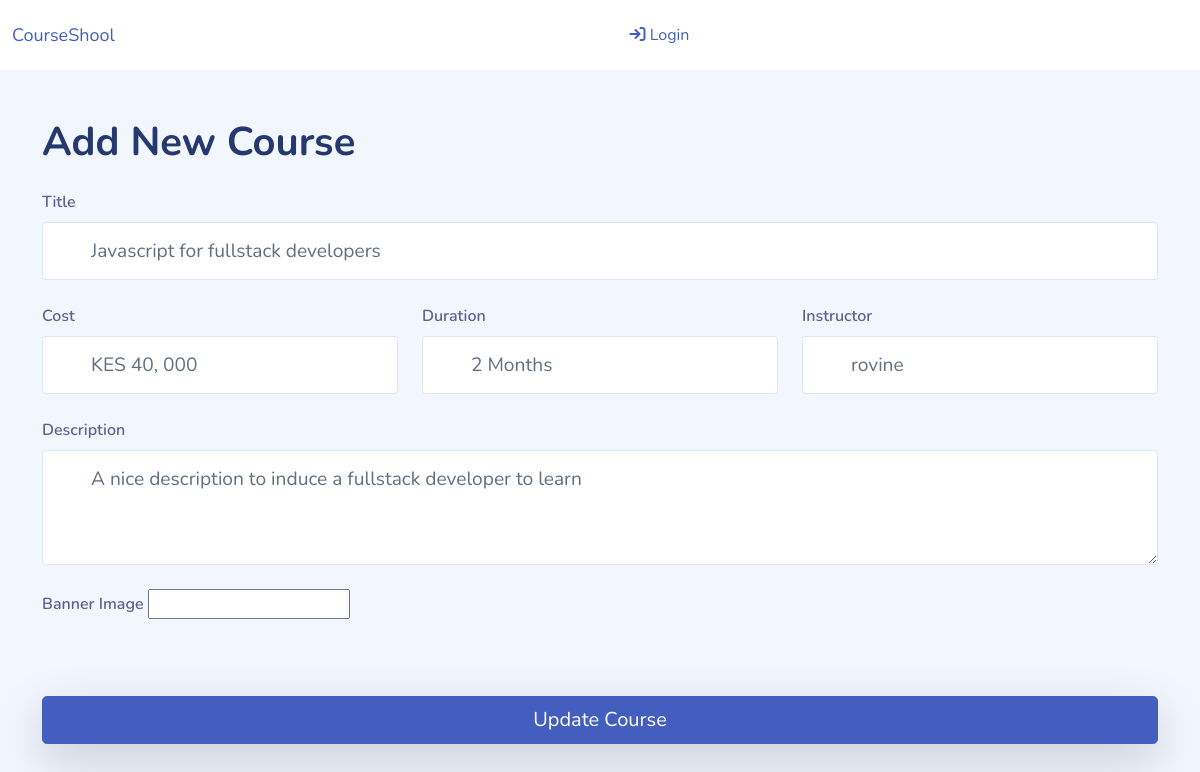
The app's page /myadmin/courses/update/2/, older data.
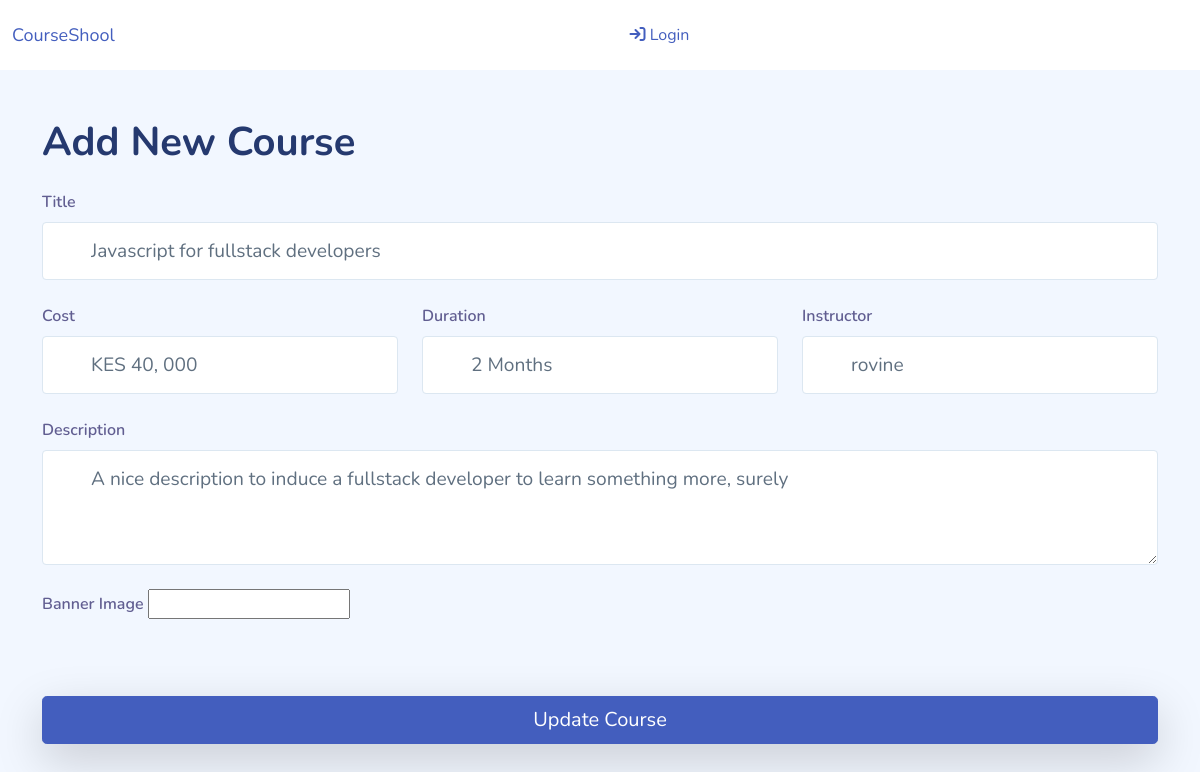
The same page, newer data.
### home/models.py (models this page shows, shortened)
class Course(models.Model):
    title = models.CharField( max_length=200)
    description = models.TextField(max_length=5000)
    cost = models.CharField(max_length=50)
    duration = models.CharField(max_length=200)
    instructor = models.ForeignKey(User, on_delete=models.SET_NULL, blank=True, null=True)
    created_on = models.DateTimeField(auto_now_add=True)
    updated_on = models.DateTimeField(auto_now_add=True)
    image = CloudinaryField('image')

### myadmin/views.py (the view, shortened to what this page needs)
# urls.py: path('courses/update/<str:pk>/', views.updatecourse, name='admin-courses-update'),
def updatecourse(request, pk):
    course = Course.objects.get(id=pk)
    initial = {
        'title': course.title,
        'cost': course.cost,
        'description': course.description,
        'duration': course.duration,
        'instructor': course.instructor
    }
    form = CourseForm(initial=initial)
    context = {
        "form": form,
        'update': True
    }
    return render(request, template_name='admin/pages/courses/addcourse.html', context=context)

### home/forms.py
class CourseForm(forms.ModelForm):
    title = forms.CharField(
        widget=forms.TextInput(attrs={'class': 'form-control form-control-xl shadow-none', 'placeholder': 'Title Eg HTML for beginners'}),
        label='Title')
    description = forms.CharField(
        widget=forms.Textarea(
            attrs={'class': 'form-control form-control-xl shadow-none', 'rows': 3, 'placeholder': 'Description'}),
        label='Description')
    cost = forms.CharField(
        widget=forms.TextInput(
            attrs={'class': 'form-control form-control-xl shadow-none', 'placeholder': 'Cost Eg Kes 2, 000 or Free'}),
        label='Cost')
    duration = forms.CharField(
        widget=forms.TextInput(
            attrs={'class': 'form-control form-control-xl shadow-none', 'placeholder': 'Duration Eg 3 Months'}),
        label='Duration')
    class Meta:
        model = Course
        fields = ['title', 'description', 'cost', 'duration', 'instructor', 'image']
        widgets = {
            'instructor': forms.Select(attrs={'class': 'form-control form-control-xl shadow-none'}),
        }

### templates/admin/pages/courses/addcourse.html (shortened to what this page needs)
{% extends './../../components/base.html' %}
{% block content %}
<div class="container py-5">
    <h1>
        {% if update == true %}
        Update Course
        {% else %}
        Add New Course
        {% endif %}
    </h1>
    <div class="my-4">
        <form method="POST" enctype="multipart/form-data">
            <div class="row">
                <div class="col-md-12">
                    <div class="form-group position-relative has-icon-lef mb-4">
                        <label for="{{form.name.id_for_label}}" class="mb-2">Title</label>
                        {{form.title}}
                    </div>
                </div>
                <div class="col-md-4">
                    <div class="form-group position-relative has-icon-lef mb-4">
                        <label for="{{form.name.id_for_label}}" class="mb-2">Cost</label>
                        {{form.cost}}
                    </div>
                </div>
                <div class="col-md-4">
                    <div class="form-group position-relative has-icon-lef mb-4">
                        <label for="{{form.name.id_for_label}}" class="mb-2">Duration</label>
                        {{form.duration}}
                    </div>
                </div>
                <div class="col-md-4">
                    <div class="form-group position-relative has-icon-lef mb-4">
                        <label for="{{form.name.id_for_label}}" class="mb-2">Instructor</label>
                        {{form.instructor}}
                    </div>
                </div>
                <div class="col-md-12">
                    <div class="form-group position-relative has-icon-lef mb-4">
                        <label for="{{form.name.id_for_label}}" class="mb-2">Description</label>
                        {{form.description}}
                    </div>
                </div>
                <div class="col-md-4">
                    <div class="form-group position-relative has-icon-lef mb-4">
                        <label for="{{form.image.id_for_label}}" class="mb-2">Banner Image</label>
                        {{form.image}}
                    </div>
                </div>
            </div>
            <button class="btn btn-primary btn-block btn-lg shadow-lg mt-5">
                {% if update == True %}
                Update Course
                {% else %}
                Submit
                {% endif %}
            </button>
        </form>
    </div>
</div>
{% endblock content %}

Row changes from the older to the newer data that the page shows:
changed Course "Javascript for fullstack developers": description "A nice description to induce a fullstack developer to learn" → "A nice description to induce a fullstack developer to learn something more, surely"
